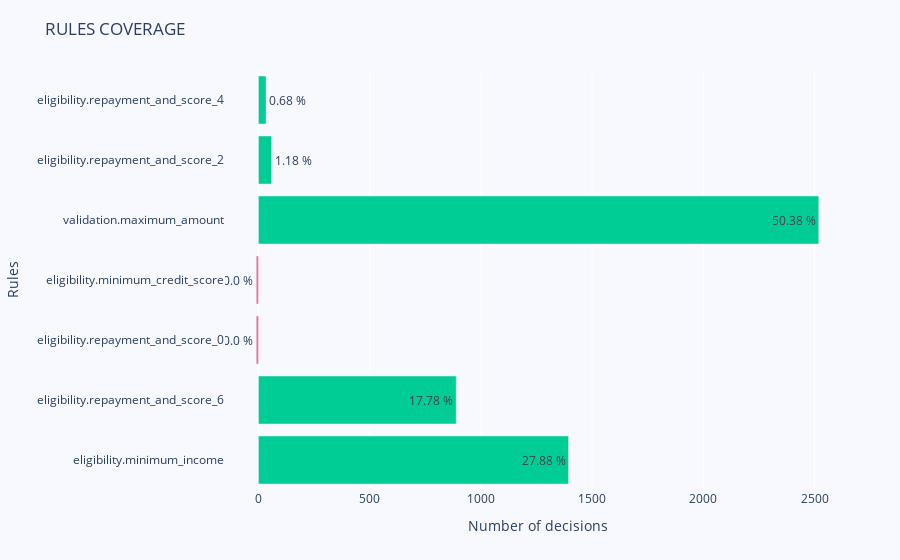

The cell this chart's notebook holds for it:
### Markdown cell above
RULES COVERAGE

### Code cell
fig = go.Figure(go.Bar(
            x=[-10 if count==0 else count for count in rules_coverage['Count']],
            y=rules_coverage["Rule"],
            text=[f'------> {item} %' if item==0.00 else f'{item} %' for item in rules_coverage['Percentage']],
            #text=['{:.2f} %'.format(item) for item in rules_coverage['Percentage']], 
            marker_color=[px.colors.qualitative.Plotly[6] if item<=0 else px.colors.qualitative.Plotly[2] for item in rules_coverage['Percentage']],
            #textposition="inside",
            hovertemplate="<b>%{y}</b><br><b>Count:</b> %{x}<br><b>Percentage:</b> %{text}<extra></extra>",
            orientation='h'))

fig.update_xaxes(title_text='Number of decisions')
fig.update_yaxes(title_text='Rules')

fig.update_layout(
    title='RULES COVERAGE',
    legend=dict(x=0.029, y=1.038, font_size=10),
    margin=dict(l=100, r=50, t=70, b=70),
    height=700,
    paper_bgcolor='rgb(248, 248, 255)',
    plot_bgcolor='rgb(248, 248, 255)',
)
fig.show()

### Figure 1 — Plotly figure (JSON) as saved in the notebook; plotly's stock layout.template omitted (floating-point values rounded to 4 significant figures)
{"data": [{"hovertemplate": "<b>%{y}</b><br><b>Count:</b> %{x}<br><b>Percentage:</b> %{text}<extra></extra>", "marker": {"color": ["#00CC96", "#00CC96", "#FF6692", "#FF6692", "#00CC96", "#00CC96", "#00CC96"]}, "orientation": "h", "text": ["27.88 %", "17.78 %", "------> 0.0 %", "------> 0.0 %", "50.38 %", "1.18 %", "0.68 %"], "type": "bar", "x": [1394, 889, -10, -10, 2519, 59, 34], "y": ["eligibility.minimum_income", "eligibility.repayment_and_score_6", "eligibility.repayment_and_score_0", "eligibility.minimum_credit_score", "validation.maximum_amount", "eligibility.repayment_and_score_2", "eligibility.repayment_and_score_4"]}], "layout": {"autosize": true, "legend": {"font": {"size": 10}, "x": 0.029, "y": 1.038}, "margin": {"b": 70, "l": 100, "r": 50, "t": 70}, "paper_bgcolor": "rgb(248, 248, 255)", "plot_bgcolor": "rgb(248, 248, 255)", "title": {"text": "RULES COVERAGE"}, "xaxis": {"autorange": true, "range": [-150.5, 2660.0], "title": {"text": "Number of decisions"}, "type": "linear"}, "yaxis": {"autorange": true, "range": [-0.5, 6.5], "title": {"text": "Rules"}, "type": "category"}}}
